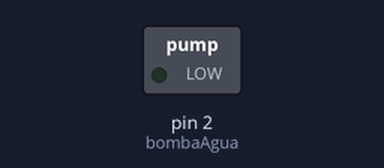
Recording of a sketch running on a simulated Arduino Uno, built with avr-gcc and run on an emulated ATmega328P. On the bench: switched loads named in the sketch (green lamp = pin HIGH).

Above: at 4.0 s.
At 9.5 s:
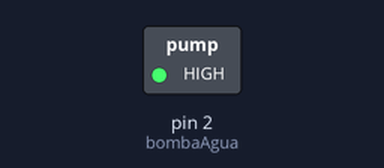
Timing chart, 0 to 14.3 s (numbered marks = the images above):
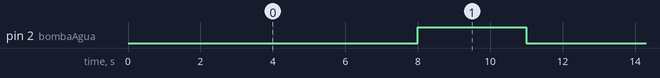

Measured:
- by itself, pin 2 (bombaAgua): alternates HIGH for 3.0 s and LOW for 8.0 s

The sketch:

prueba_bombadeagua_1.ino
```cpp
int bombaAgua = 2;

void setup() {
  pinMode (bombaAgua, OUTPUT);
}

void loop() {
  digitalWrite(bombaAgua, LOW);
  delay(8000);

  digitalWrite(bombaAgua, HIGH);
  delay(3000);

}
```
